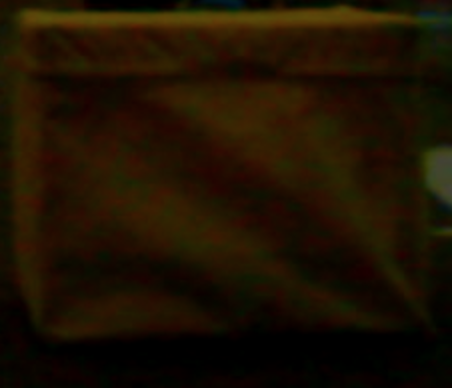
#> input picture code/BlobDetection/cube.png, 452 x 388 px
$ python blobDetectionImage.py
#> lines starting #> are read from the running program, lines starting #| are printed output that depends on the picture; after the words box and inside, x2 and y2 are one past the last pixel; in counts of white or black regions, pixels touching at a corner belong together
# Trash
import cv2
import numpy as np

img = cv2.imread("cube.png")
#> img is the input picture: shape (388, 452, 3); mean B, G, R 1.8, 17.5, 30

hsv = cv2.cvtColor(img, cv2.COLOR_BGR2HSV)
#> hsv: shape (388, 452, 3); mean H, S, V 17.1, 232.5, 30.4
lower_range = np.array([30,30, 30])
upper_range = np.array([130, 255, 255])

mask = cv2.inRange(hsv, lower_range, upper_range)
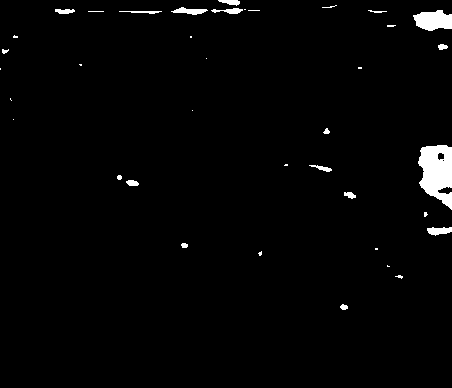
#> mask: shape (388, 452); 1.9% white; 38 white regions (20 under 20 px), largest, box (x1, y1, x2, y2) and area: (418, 145, 452, 210) 1540, (413, 10, 452, 31) 605, (171, 7, 208, 15) 161

cv2.imshow('Image', img)
cv2.imshow('Mask', mask)

cv2.waitKey(0)
cv2.destroyAllWindows()
